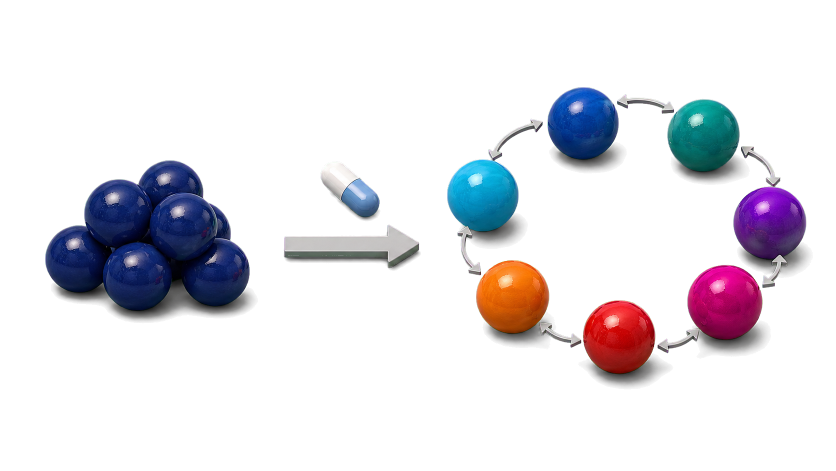
#> input picture results/figures/fig1_panel_a_biology.png, 1672 x 941 px (shown at 1/2 size)
$ python fig1_concept.py
#> lines starting #> are read from the running program, lines starting #| are printed output that depends on the picture
### src/sctda_plasticity/visualize.py
"""
Publication-quality visualization for TDA results.
"""

import logging
from pathlib import Path
from typing import Dict

import matplotlib as mpl
import matplotlib.pyplot as plt
import numpy as np
import seaborn as sns

logger = logging.getLogger(__name__)

# ──────────────────────────────────────────────
# Publication style settings
# ──────────────────────────────────────────────
NATURE_COMMS_STYLE = {
    "font.family": "Arial",
    "font.size": 7,
    "axes.labelsize": 8,
    "axes.titlesize": 8,
    "xtick.labelsize": 7,
    "ytick.labelsize": 7,
    "legend.fontsize": 6,
    "figure.dpi": 300,
    "savefig.dpi": 300,
    "savefig.bbox": "tight",
    "savefig.pad_inches": 0.05,
    "axes.linewidth": 0.5,
    "xtick.major.width": 0.5,
    "ytick.major.width": 0.5,
    "lines.linewidth": 0.8,
}

TIMEPOINT_COLORS = {
    "D0": "#2196F3",
    "D1": "#4CAF50",
    "D2": "#FF9800",
    "D4": "#FF5722",
    "D9": "#F44336",
    "D11": "#9C27B0",
}

PH_COLORS = {
    0: "#333333",  # H₀
    1: "#E91E63",  # H₁
    2: "#00BCD4",  # H₂
}


def set_publication_style():
    """Set matplotlib rcParams for publication-quality figures."""
    mpl.rcParams.update(NATURE_COMMS_STYLE)
    sns.set_style("ticks")


def save_figure(fig, name: str, output_dir: str = "results/figures", formats=("pdf", "png")):
    """Save figure in multiple formats."""
    output_path = Path(output_dir)
    output_path.mkdir(parents=True, exist_ok=True)
    for fmt in formats:
        filepath = output_path / f"{name}.{fmt}"
        fig.savefig(filepath, format=fmt)
        logger.info(f"Saved: {filepath}")


# [144 lines left out: functions plot_persistence_barcodes, plot_persistence_comparison, plot_permutation_test, plot_wasserstein_heatmap, not called in this run]

### scripts/fig1_concept.py
#!/usr/bin/env python
"""
Fig 1 — Concept figure: drug-induced cell-state cycling, detected as a
topological loop, measured by persistent homology.

Three panels (concept only — no headline numbers; the cross-cohort
result lives in Fig 7 `fig:master`):
  (a) AI render: untreated cancer cells (uniform cluster) → drug
      arrow → cells cycling between distinct states. The biological
      motivation.
  (b) AI render: the same cycling appears as a closed loop in
      scRNA-seq state-space.
  (c) Matplotlib: persistent-homology filtration process. Three
      snapshots show cells with growing balls; one orange bar above
      gives the loop's lifespan = max H_1 persistence.

The mug-donut topological-equivalence analogy is a single line in the
Background prose, not Figure 1.

Output: results/figures/fig1_concept_topology.{pdf,png}
Also mirrored to manuscript/figures/.

Run: python scripts/fig1_concept.py
"""

import logging
import shutil
import sys
from pathlib import Path

sys.path.insert(0, "src")

import matplotlib.gridspec as gridspec
import matplotlib.image as mpimg
import matplotlib.patches as mpatches
import matplotlib.pyplot as plt
import numpy as np

from sctda_plasticity.config import FIGURES_DIR, PROJECT_ROOT, SEED
from sctda_plasticity.visualize import save_figure, set_publication_style

PANEL_A_PNG = FIGURES_DIR / "fig1_panel_a_biology.png"
PANEL_B_PNG = FIGURES_DIR / "fig1_panel_b_3d.png"


def _imshow_alpha_panel(ax, png_path, subtitle, overlay_fn=None):
    """Inset an alpha PNG with italic subtitle. `overlay_fn(ax, w, h)` runs
    after imshow, in image-pixel coordinates, to add labels/arrows."""
    if not png_path.exists():
        ax.text(0.5, 0.5, f"Missing: {png_path}",
                ha="center", va="center", color="red",
                transform=ax.transAxes)
        for spine in ax.spines.values():
            spine.set_visible(False)
        ax.set_xticks([])
        ax.set_yticks([])
        return
    img = mpimg.imread(str(png_path))
#> img is the input picture: shape (941, 1672, 4) float32; mean R, G, B, A 0.0499, 0.043, 0.0629, 0.155
    ax.imshow(img, interpolation="bilinear", aspect="equal")
    h, w = img.shape[0], img.shape[1]
#> h = 941; w = 1672
    if overlay_fn is not None:
        overlay_fn(ax, w, h)
    ax.text(
        w / 2, h * 1.10, subtitle,
        fontsize=7.5, color=NAVY, style="italic",
        ha="center", va="top",
    )
    # extra right-side room for overlay callouts (mostly used by b and c)
    ax.set_xlim(-w * 0.02, w * 1.55)
    ax.set_ylim(h * 1.28, -h * 0.06)
    ax.set_xticks([])
    ax.set_yticks([])
    for spine in ax.spines.values():
        spine.set_visible(False)
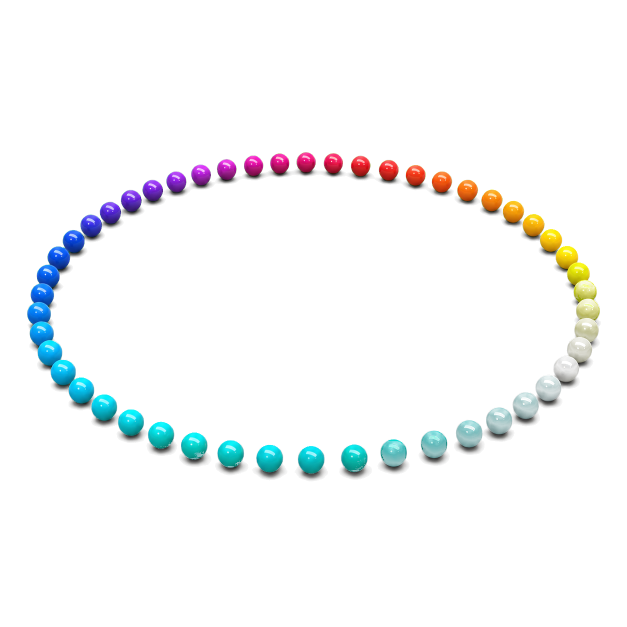
#> input picture results/figures/fig1_panel_b_3d.png, 1254 x 1254 px (shown at 1/2 size)
#> in _imshow_alpha_panel, img is the input picture: shape (1254, 1254, 4) float32; mean R, G, B, A 0.0206, 0.0289, 0.0301, 0.0513


def _overlay_panel_b(ax, w, h):
    """Add explanatory callouts on top of the cells-on-loop image."""
    # Callout to one sphere on the loop, labeling it as one cell.
    ax.annotate(
        "one dot =\none cell",
        xy=(w * 0.78, h * 0.22), xytext=(w * 1.02, h * 0.10),
        fontsize=7, color=NAVY, ha="left", va="center",
        arrowprops=dict(arrowstyle="->", lw=0.6, color=NAVY,
                        shrinkA=0, shrinkB=2),
    )


def _draw_filtration_step(ax, cx, cy, loop_r, ball_r, n_cells=10):
    """Draw n_cells on a loop centred at (cx, cy) with filtration balls
    of radius ball_r drawn around each cell."""
    theta = np.linspace(0, 2 * np.pi, n_cells, endpoint=False)
    cell_x = cx + loop_r * np.cos(theta)
    cell_y = cy + loop_r * np.sin(theta)
    for x, y in zip(cell_x, cell_y):
        # filled ball (subtle)
        ax.add_patch(mpatches.Circle(
            (x, y), ball_r,
            facecolor=NAVY, edgecolor="none", alpha=0.18, zorder=2,
        ))
        # ball outline
        ax.add_patch(mpatches.Circle(
            (x, y), ball_r,
            facecolor="none", edgecolor=NAVY, lw=0.5, alpha=0.55, zorder=3,
        ))
    # cell dots on top
    ax.scatter(cell_x, cell_y, c=[NAVY], s=14, zorder=10,
               edgecolors="white", linewidths=0.4)

logging.basicConfig(level=logging.INFO, format="%(asctime)s %(levelname)s: %(message)s")
logger = logging.getLogger(__name__)

# Editorial palette
NAVY = "#1f3a68"
ORANGE = "#e98a3a"
GREY = "#7a7a7a"
LIGHT_GREY = "#b9b9b9"


def panel_mug_to_donut(ax):
    """(a) AI biology schematic: drug pressure → cells cycle between states.

    Replaces the previous topology pedagogy (mug ≅ torus ≅ donut). The
    new image shows a cluster of identical untreated cancer cells on the
    left, an EGFR-TKI drug arrow, and a loop of differently-coloured
    cells on the right showing reversible state cycling.
    """
    _imshow_alpha_panel(
        ax, PANEL_A_PNG,
        "Drug pressure makes cancer cells cycle between states",
    )


def panel_loop_cells(ax, rng):
    """(b) AI 3D render: cells on a loop in scRNA-seq + overlay labels."""
    del rng
    _imshow_alpha_panel(
        ax, PANEL_B_PNG,
        "scRNA-seq sees the cycle as a closed loop",
        overlay_fn=_overlay_panel_b,
    )


def panel_barcode(ax, rng):
    """(c) Filtration process: cells + growing balls → max H_1 bar.

    Three matplotlib snapshots show the same cell loop with growing
    filtration balls. Stage 1: small balls, cells isolated. Stage 2:
    balls touch → loop appears. Stage 3: balls fill the interior →
    loop disappears. Orange bar above spans birth→death = max H_1
    persistence. Plain-language labels throughout; the technical
    ε / H_1 names sit in tiny grey parentheticals.
    """
    del rng
    s_y = 0.45
    s_x = [0.55, 1.50, 2.45]
    loop_r = 0.18
    ball_radii = [0.045, 0.115, 0.245]

    for cx, br in zip(s_x, ball_radii):
        _draw_filtration_step(ax, cx, s_y, loop_r, br, n_cells=12)
    stage_labels = [
        "small circles:\neach cell alone",
        "circles touch:\nloop appears",
        "circles fill in:\nloop disappears",
    ]
    for cx, label in zip(s_x, stage_labels):
        ax.text(
            cx, s_y - loop_r - ball_radii[-1] - 0.05, label,
            fontsize=7.5, color=NAVY, ha="center", va="top",
        )

    eps_axis_y = -0.42
    ax.annotate(
        "", xy=(2.90, eps_axis_y), xytext=(0.10, eps_axis_y),
        arrowprops=dict(arrowstyle="->", lw=0.7, color=GREY),
    )
    ax.text(
        1.50, eps_axis_y - 0.05,
        "circle size grows $\\rightarrow$",
        fontsize=8, color=GREY, ha="center", va="top",
    )
    ax.text(
        1.50, eps_axis_y - 0.16,
        r"(filtration scale $\varepsilon$)",
        fontsize=6, color=GREY, style="italic", ha="center", va="top",
    )

    bar_y = s_y + loop_r + ball_radii[-1] + 0.10
    bar_x0, bar_x1 = s_x[1], s_x[2]
    ax.plot([bar_x0, bar_x1], [bar_y, bar_y],
            color=ORANGE, lw=8, solid_capstyle="round", zorder=8)
    for x in (bar_x0, bar_x1):
        ax.plot([x, x], [bar_y - 0.04, eps_axis_y],
                color=GREY, lw=0.6, linestyle=":", alpha=0.7, zorder=1)
    endpoint_labels = ["loop appears", "loop disappears"]
    for x, txt in zip([bar_x0, bar_x1], endpoint_labels):
        ax.plot([x, x], [eps_axis_y - 0.04, eps_axis_y + 0.04],
                color=GREY, lw=0.8, zorder=2)
        ax.text(x, eps_axis_y + 0.06, txt,
                fontsize=6.5, color=GREY, ha="center", va="bottom")
    ax.text(
        (bar_x0 + bar_x1) / 2, bar_y + 0.22,
        "How long the loop survives",
        fontsize=9, color=ORANGE, fontweight="bold",
        ha="center", va="bottom",
    )
    ax.text(
        (bar_x0 + bar_x1) / 2, bar_y + 0.13,
        r"(max $H_1$ persistence)",
        fontsize=7, color=ORANGE, style="italic",
        ha="center", va="bottom",
    )

    ax.set_xlim(0, 3.0)
    ax.set_ylim(eps_axis_y - 0.25, bar_y + 0.40)
    ax.set_aspect("equal")
    ax.set_xticks([])
    ax.set_yticks([])
    for spine in ax.spines.values():
        spine.set_visible(False)


def _draw_story_arrow(fig, x0, y0, x1, y1, text, text_offset=(0, 0)):
    """Draw a narrative connector arrow at figure level + text label."""
    arrow = mpatches.FancyArrowPatch(
        (x0, y0), (x1, y1),
        transform=fig.transFigure, figure=fig,
        arrowstyle="->", mutation_scale=12, lw=0.9, color=GREY,
        zorder=20,
    )
    fig.patches.append(arrow)
    tx, ty = (x0 + x1) / 2 + text_offset[0], (y0 + y1) / 2 + text_offset[1]
    fig.text(tx, ty, text, fontsize=7, color=GREY, style="italic",
             ha="center", va="center", zorder=21)


def main():
    set_publication_style()
    rng = np.random.default_rng(SEED)

    # Layout: 2 rows + a header strip at the top of the figure.
    # Top — A (16:9 aspect, ~1.78:1) on left, B (1:1 aspect) on right.
    # Bottom — C (filtration process) full width.
    # Figure: 180mm × 145mm (extra 10mm reserved for the story banner).
    fig = plt.figure(figsize=(180 / 25.4, 145 / 25.4))

    # Story banner: bold headline + italic three-step subtitle.
    # Frames the figure as a concept introduction (the cross-cohort
    # result itself is in Fig 7, fig:master).
    fig.text(
        0.5, 0.975,
        "Drug-induced cell-state cycling, detected as a topological "
        "loop and measured by persistent homology",
        fontsize=10.5, fontweight="bold", ha="center", va="top", color=NAVY,
    )
    fig.text(
        0.5, 0.945,
        "(a) drug pressure induces cycling  $\\rightarrow$  "
        "(b) scRNA-seq sees it as a loop  $\\rightarrow$  "
        "(c) persistent homology measures the loop's lifespan",
        fontsize=7.5, style="italic", ha="center", va="top", color=GREY,
    )

    gs = gridspec.GridSpec(
        2, 2, figure=fig,
        top=0.90,  # leave room above for the story banner
        height_ratios=[1.0, 1.5],
        width_ratios=[1.78, 1.0],
        hspace=0.32, wspace=0.10,
    )

    # Step-tagged panel labels announce each panel's role
    ax_a = fig.add_subplot(gs[0, 0])
    panel_mug_to_donut(ax_a)
    ax_a.text(-0.02, 1.02, r"a $\cdot$ biology",
              transform=ax_a.transAxes,
              fontsize=9.5, fontweight="bold", va="top", color=NAVY)

    ax_b = fig.add_subplot(gs[0, 1])
    panel_loop_cells(ax_b, rng)
    ax_b.text(-0.02, 1.02, r"b $\cdot$ scRNA-seq",
              transform=ax_b.transAxes,
              fontsize=9.5, fontweight="bold", va="top", color=NAVY)

    ax_c = fig.add_subplot(gs[1, :])
    panel_barcode(ax_c, rng)
    # Anchor C's aspect-equal content to the left edge of the row so
    # the panel reads as left-aligned rather than centred.
    ax_c.set_anchor("W")
    ax_c.text(-0.005, 1.02, r"c $\cdot$ how we measure the loop",
              transform=ax_c.transAxes,
              fontsize=9.5, fontweight="bold", va="top", color=NAVY)

    # Narrative connector: vertical arrow from the top row down to panel (c).
    _draw_story_arrow(
        fig, x0=0.5, y0=0.605, x1=0.5, y1=0.555,
        text="quantify with persistent homology",
        text_offset=(0.19, 0),
    )

    save_figure(fig, "fig1_concept_topology", output_dir=str(FIGURES_DIR))
#> the loop in save_figure, `for fmt in formats:` made 2 passes
#> pass 1, in save_figure, `fig.savefig(filepath, format=fmt)`:
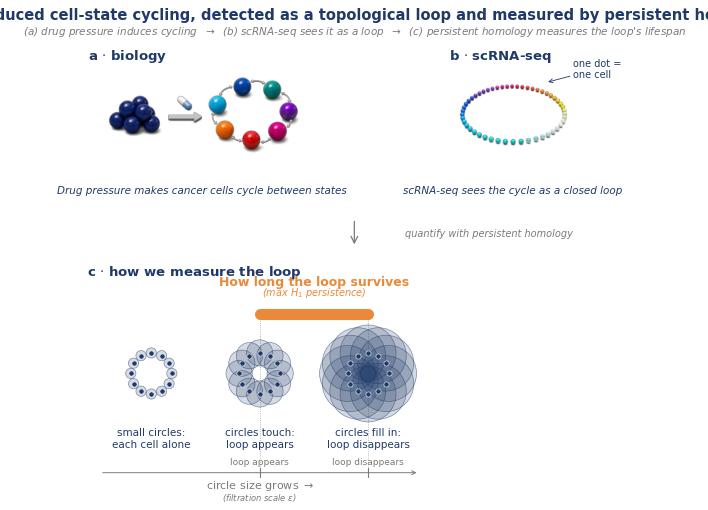
#> figure drawn by matplotlib, 3 panels

    manuscript_dir = PROJECT_ROOT / "manuscript" / "figures"
    manuscript_dir.mkdir(parents=True, exist_ok=True)
    for ext in ("pdf", "png"):
        src = FIGURES_DIR / f"fig1_concept_topology.{ext}"
        dst = manuscript_dir / f"fig1_concept_topology.{ext}"
        shutil.copyfile(src, dst)
        logger.info(f"Mirrored: {dst}")

    plt.close(fig)


if __name__ == "__main__":
    main()
